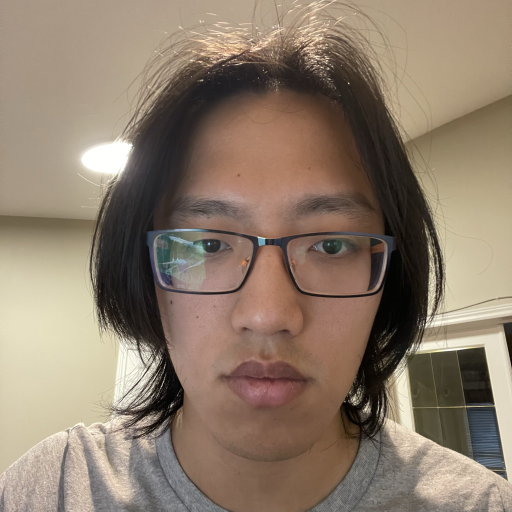
#> input picture syde671/assignment2_syde671/data/IMG_7415.jpg, 1024 x 1024 px (shown at 1/2 size)
$ python part1_1.py
#> lines starting #> are read from the running program, lines starting #| are printed output that depends on the picture
"""Part 1.1: convolution from scratch (numpy only) vs scipy.signal.convolve2d."""
import time
from pathlib import Path

import matplotlib.pyplot as plt
import numpy as np
from PIL import Image
from scipy.signal import convolve2d

HERE = Path(__file__).parent
OUT = HERE / "outputs"
OUT.mkdir(exist_ok=True)


def pad_zero(img, kh, kw):
    """Zero-pad so a (kh, kw) kernel yields a same-size output (works for even sizes)."""
    H, W = img.shape
    out = np.zeros((H + kh - 1, W + kw - 1))
    out[kh // 2 : kh // 2 + H, kw // 2 : kw // 2 + W] = img
    return out


def conv_4loops(img, k):
    kh, kw = k.shape
    kf = k[::-1, ::-1]  # convolution flips the kernel
    p = pad_zero(img, kh, kw)
    out = np.zeros(img.shape)
    for i in range(img.shape[0]):
        for j in range(img.shape[1]):
            s = 0.0
            for u in range(kh):
                for v in range(kw):
                    s += p[i + u, j + v] * kf[u, v]
            out[i, j] = s
    return out


def conv_2loops(img, k):
    kh, kw = k.shape
    kf = k[::-1, ::-1]
    p = pad_zero(img, kh, kw)
    out = np.zeros(img.shape)
    for i in range(img.shape[0]):
        for j in range(img.shape[1]):
            out[i, j] = np.sum(p[i : i + kh, j : j + kw] * kf)
    return out


def timed(fn, *args):
    t = time.perf_counter()
    r = fn(*args)
    return r, time.perf_counter() - t


if __name__ == "__main__":
    pil = Image.open(HERE / "data" / "IMG_7415.jpg").convert("L").resize((256, 256), Image.LANCZOS)
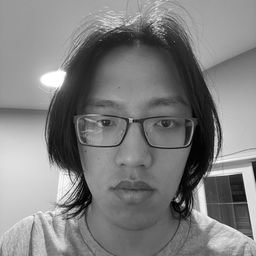
#> pil: PIL image 256x256 L; min 0, max 255, mean 127.5
    img = np.asarray(pil, dtype=float) / 255

    kernels = {
        "9x9 box": np.ones((9, 9)) / 81,
        "Dx": np.array([[1, -1]], dtype=float),
        "Dy": np.array([[1], [-1]], dtype=float),
    }

    fig, axes = plt.subplots(1, 4, figsize=(16, 4.5))
    axes[0].imshow(img, cmap="gray")
    axes[0].set_title("grayscale")

    print(f"{'kernel':8s} {'4 loops':>9s} {'2 loops':>9s} {'scipy':>9s}  match(4)  match(2)  max|err|")
    for ax, (name, k) in zip(axes[1:], kernels.items()):
        r4, t4 = timed(conv_4loops, img, k)
        r2, t2 = timed(conv_2loops, img, k)
        ref, ts = timed(convolve2d, img, k, "same", "fill", 0)
        err = max(np.abs(r4 - ref).max(), np.abs(r2 - ref).max())
        print(f"{name:8s} {t4:8.2f}s {t2:8.2f}s {ts:8.4f}s  {np.allclose(r4, ref)!s:8s}  {np.allclose(r2, ref)!s:8s}  {err:.1e}")

        if name == "9x9 box":
            ax.imshow(r2, cmap="gray")
        else:  # signed derivative: show magnitude of response
            ax.imshow(np.abs(r2), cmap="gray")
        ax.set_title(name if name == "9x9 box" else f"|{name}|")
#> this loop made 3 passes
#> (t4, t2, ts, err) on passes 1 to 3: (1.5, 0.266, 0.00863, 2.22e-15), (0.0563, 0.253, 0.000636, 0), (0.0608, 0.263, 0.000831, 0)
#| 9x9 box      1.50s     0.27s   0.0086s  True      True      2.2e-15
#| Dx           0.06s     0.25s   0.0006s  True      True      0.0e+00
#| Dy           0.06s     0.26s   0.0008s  True      True      0.0e+00
#> pass 1, `r4, t4 = timed(conv_4loops, img, k)`:
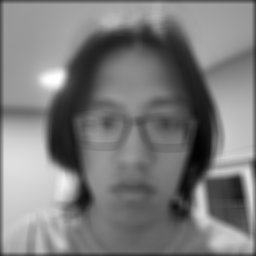
#> r4: shape (256, 256) float64; min 0.0167, max 1, mean 0.49
#> pass 2, `r4, t4 = timed(conv_4loops, img, k)`:
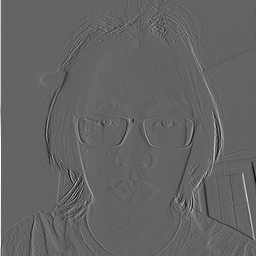
#> r4: shape (256, 256) float64; min -0.561, max 0.867, mean 0.00242; drawn with min black and max white
#> after the loop:
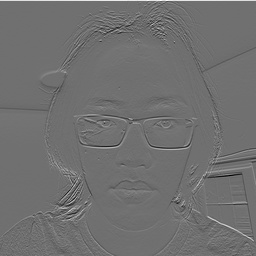
#> r2: shape (256, 256) float64; min -0.6, max 0.765, mean 0.00187; drawn with min black and max white

    for ax in axes:
        ax.axis("off")
    fig.tight_layout()
    fig.savefig(OUT / "part1_1.png", dpi=150)
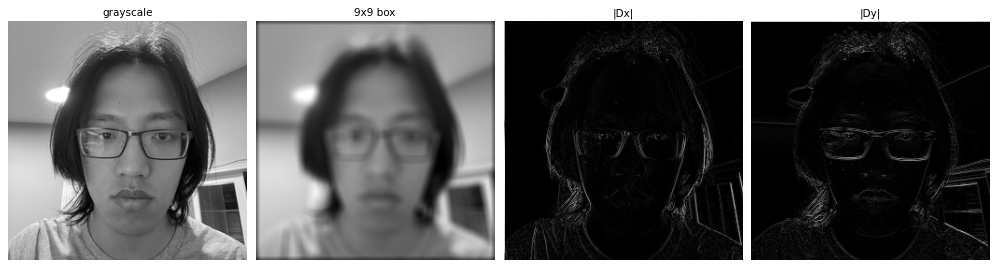
#> figure drawn by matplotlib, 4 panels
    print("saved", OUT / "part1_1.png")
